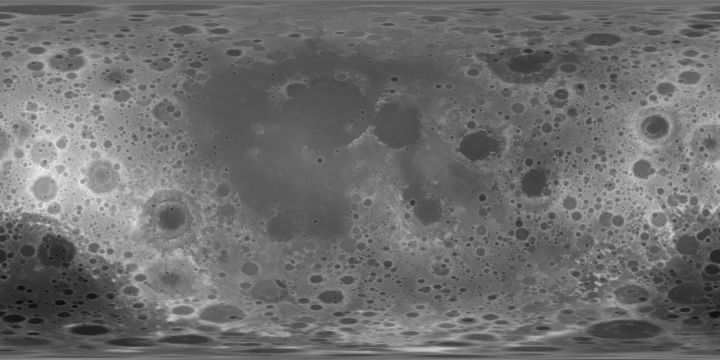
#> input picture Assets/SpaceBall/Art/LunarSurvey/Source~/ldem_4.tif, 1440 x 720 px (shown at 1/2 size)
$ python prepare_lunar_ao.py
#> lines starting #> are read from the running program, lines starting #| are printed output that depends on the picture
"""Bake a restrained terrain AO estimate from the credited NASA LOLA DEM.

Requires numpy and Pillow. No albedo is read or modified and no light direction
is used. This is a finite-radius, sampled art bake, not physical lunar lighting.
"""
from pathlib import Path
import hashlib
import json
import numpy as np
from PIL import Image


ROOT = Path(__file__).resolve().parent
SOURCE = ROOT / "Source~" / "ldem_4.tif"
RADIUS_KM = 1737.4
RELIEF = 2.0
WIDTH, HEIGHT = 720, 360
AZIMUTHS = 24
# The closest sample resolves source DEM detail; distant samples can see the
# rims of large basins. Distances are geodesic arc lengths, not map-pixel steps.
DISTANCES_KM = np.array([7.5, 15, 22.5, 30, 45, 60, 90, 120, 180, 240])
ART_STRENGTH = .55
ART_EXPONENT = .5
AO_FLOOR = .78


def sample(field, longitude, latitude):
    """Bilinear equirectangular data sampling: U Repeat, V Clamp."""
    rows, cols = field.shape
#> rows = 720; cols = 1440
    x = (longitude / (2 * np.pi) + .5) * cols - .5
    y = np.clip((.5 - latitude / np.pi) * rows - .5, 0, rows - 1)
    x0, y0 = np.floor(x).astype(np.int32), np.floor(y).astype(np.int32)
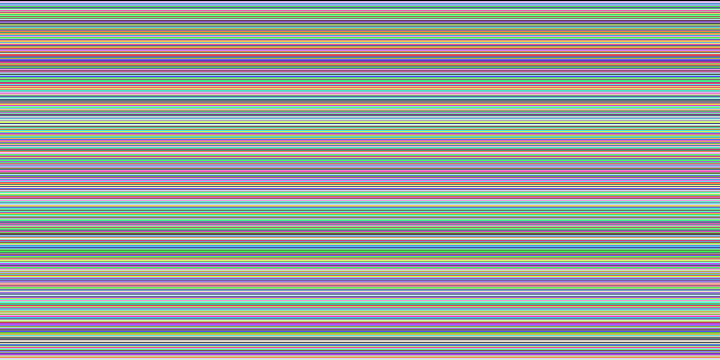
#> y0: shape (360, 720) int32; 360 distinct labels, from 0 to 718; one colour per label, 0 black
    fx, fy = x - x0, y - y0
    x0 %= cols
    x1, y1 = (x0 + 1) % cols, np.minimum(y0 + 1, rows - 1)
#> y1: shape (360, 720) int32; 360 distinct labels, from 1 to 719
    return (field[y0, x0] * (1 - fx) + field[y0, x1] * fx) * (1 - fy) + \
           (field[y1, x0] * (1 - fx) + field[y1, x1] * fx) * fy


def sky_integral(normal_tangent, normal_up, lower):
    """Cosine irradiance integral over elevation [lower, pi/2].

    For L=t*cos(b)+up*sin(b), (n dot L)*dOmega is
    (nt*cos(b)+nu*sin(b))*cos(b) db da. The local-normal horizon
    excludes directions for which n dot L is negative.
    """
    return normal_tangent * (np.pi / 4 - lower / 2 - np.sin(2 * lower) / 4) + \
           normal_up * (.5 - np.sin(lower) ** 2 / 2)


def main():
    dem = np.asarray(Image.open(SOURCE), dtype=np.float64)
    if dem.shape != (720, 1440) or not np.isfinite(dem).all() or dem.min() < -12 or dem.max() > 12:
        raise ValueError("Expected the documented 1440x720 LOLA floating-point kilometer DEM.")

    longitude, latitude = np.meshgrid((np.arange(WIDTH) + .5) * 2 * np.pi / WIDTH - np.pi,
                                     np.pi / 2 - (np.arange(HEIGHT) + .5) * np.pi / HEIGHT)
    sin_lat, cos_lat = np.sin(latitude), np.cos(latitude)
    elevation = sample(dem, longitude, latitude)
    radius = RADIUS_KM + RELIEF * elevation

    # Match the relief and angular-gradient frame used by Moon_Normal_LOLA.png.
    source_step = np.pi / dem.shape[0]
#> source_step = 0.00436
    source_lat = np.pi / 2 - (np.arange(dem.shape[0]) + .5) * source_step
    d_lon = (np.roll(dem, -1, axis=1) - np.roll(dem, 1, axis=1)) / (2 * source_step)
    d_lat = -np.gradient(dem, source_step, axis=0)
    source_radius = RADIUS_KM + RELIEF * dem
    east_slope = RELIEF * d_lon / (source_radius * np.maximum(np.cos(source_lat)[:, None], .05))
    north_slope = RELIEF * d_lat / source_radius
    pole_fade = np.clip((np.pi / 2 - np.abs(latitude)) / np.deg2rad(3), 0, 1)
    ne = -sample(east_slope, longitude, latitude) * pole_fade
    nn = -sample(north_slope, longitude, latitude) * pole_fade
    nu = np.ones_like(elevation)
    norm = np.sqrt(ne * ne + nn * nn + 1)
    ne, nn, nu = ne / norm, nn / norm, nu / norm

    visible = np.zeros_like(elevation)
    unblocked = np.zeros_like(elevation)
    maximum_horizon = np.full_like(elevation, -np.pi / 2)
    for azimuth in (np.arange(AZIMUTHS) + .5) * 2 * np.pi / AZIMUTHS:
        # Azimuth zero points east, pi/2 north. The destination follows a
        # great circle, so geographic pole crossings do not need fake wrapping.
        east, north = np.cos(azimuth), np.sin(azimuth)
        horizon = np.full_like(elevation, -np.pi / 2)
        for distance in DISTANCES_KM:
            delta = distance / RADIUS_KM
            sd, cd = np.sin(delta), np.cos(delta)
            sample_lat = np.arcsin(np.clip(sin_lat * cd + cos_lat * sd * north, -1, 1))
            sample_lon = longitude + np.arctan2(east * sd * cos_lat, cd - sin_lat * np.sin(sample_lat))
            sample_radius = RADIUS_KM + RELIEF * sample(dem, sample_lon, sample_lat)
            # Exact radial/tangential projection relative to the center's
            # spherical tangent plane. A level sphere has horizon=-delta/2,
            # rather than incorrectly occluding its own distant surface.
            angle = np.arctan2(sample_radius * cd - radius, sample_radius * sd)
            horizon = np.maximum(horizon, angle)
        maximum_horizon = np.maximum(maximum_horizon, horizon)
        nt = ne * east + nn * north
        normal_horizon = np.maximum(0, np.arctan2(-nt, nu))
        unblocked += sky_integral(nt, nu, normal_horizon)
        visible += sky_integral(nt, nu, np.maximum(normal_horizon, horizon))
#> this loop made 24 passes
#> pass 1, in sample (call 4), `x = (longitude / (2 * np.pi) + .5) * cols - .5`:
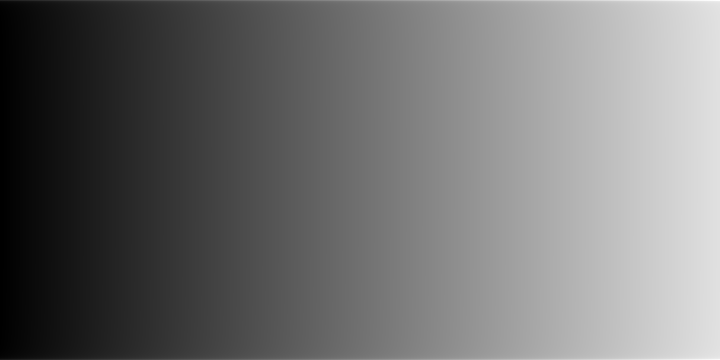
#> x: shape (360, 720) float64; min 1.48, max 1632.1, mean 723.8; drawn with min black and max white
#> pass 1, in sample (call 4), `fx, fy = x - x0, y - y0`:
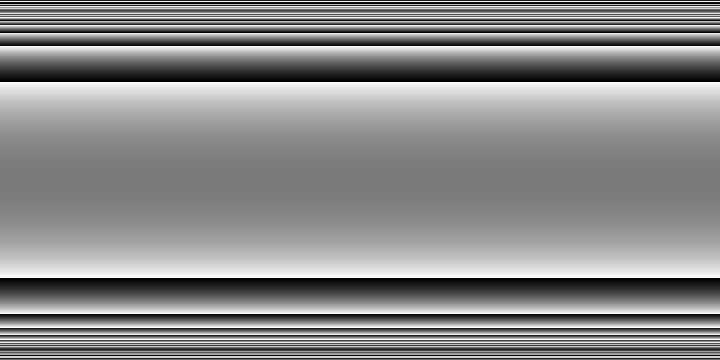
#> fx: shape (360, 720) float64; min 0.00166, max 0.998, mean 0.542
#> after the loop:
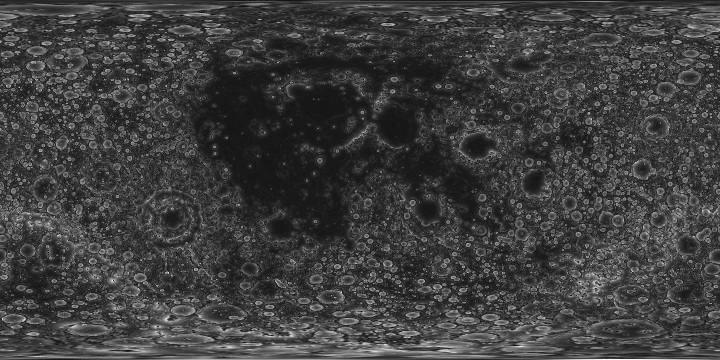
#> maximum_horizon: shape (360, 720) float64; min -0.0814, max 0.825, mean 0.143; drawn with min black and max white
#> after the loop:
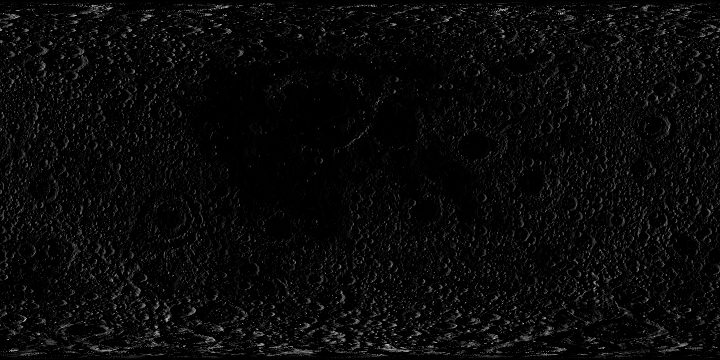
#> normal_horizon: shape (360, 720) float64; min 0, max 0.795, mean 0.0371
#> after the loop:
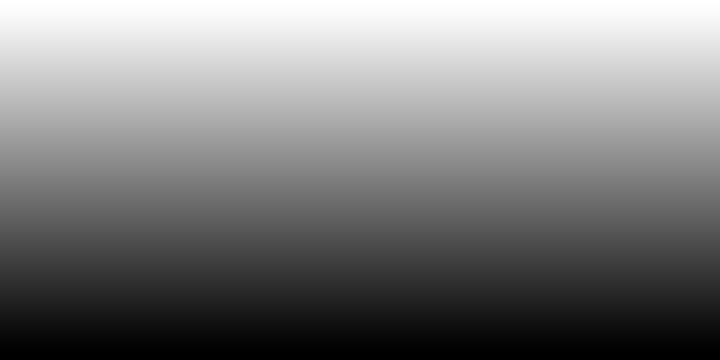
#> sample_lat: shape (360, 720) float64; min -1.43, max 1.43, mean -0.0166; drawn with min black and max white
#> after the loop:
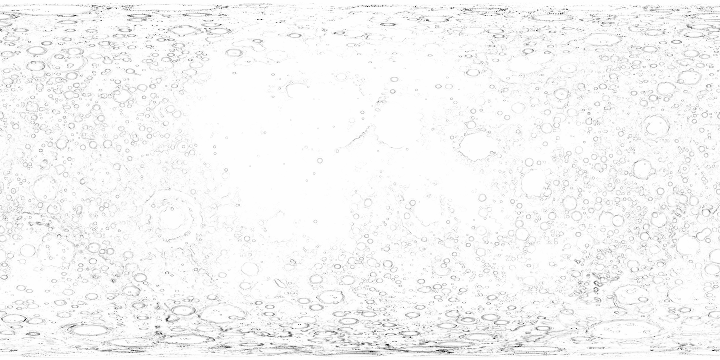
#> unblocked: shape (360, 720) float64; min 10.12, max 12, mean 11.93; drawn with min black and max white

    raw_ao = np.clip(visible / unblocked, 0, 1)
    # Expose weak basin occlusion without introducing a baked light direction.
    # This explicit artistic remap is intentionally not an irradiance claim.
    ao = np.clip(1 - ART_STRENGTH * (1 - raw_ao) ** ART_EXPONENT, AO_FLOOR, 1)
    # The spherical normal frame is singular at the poles. Match the normal
    # map's 3-degree fade and force each terminal row to a single value.
    ao = ao.mean(axis=1, keepdims=True) + pole_fade * (ao - ao.mean(axis=1, keepdims=True))
    ao[0] = ao[0].mean()
#> ao: shape (360, 720) float64; min 0.78, max 1, mean 0.972
    ao[-1] = ao[-1].mean()
#> ao: shape (360, 720) float64; min 0.78, max 1, mean 0.972
    gray = np.rint(ao * 255).astype(np.uint8)
    rgb = np.repeat(gray[:, :, None], 3, axis=2)
    output = ROOT / "Moon_AO_LOLA.png"
    Image.fromarray(rgb).save(output)

    # Independent numeric sanity checks at this asset-generation boundary.
    # A level sphere's analytic horizon is negative at every sample distance.
    sphere_horizon = np.arctan2(np.cos(DISTANCES_KM / RADIUS_KM) - 1,
                                np.sin(DISTANCES_KM / RADIUS_KM))
    assert np.isfinite(ao).all() and ao.min() >= AO_FLOOR and ao.max() <= 1 + 1e-12
    assert np.all(sphere_horizon < 0)
    assert np.array_equal(rgb[:, :, 0], rgb[:, :, 1]) and np.array_equal(rgb[:, :, 1], rgb[:, :, 2])
    assert np.ptp(gray[0]) == 0 and np.ptp(gray[-1]) == 0
    q = gray.astype(np.float64) / 255
    report = {
        "sourcePage": "https://svs.gsfc.nasa.gov/4720/",
        "sourceFile": "Source~/ldem_4.tif",
        "sourceSha256": hashlib.sha256(SOURCE.read_bytes()).hexdigest(),
        "sourceDemUnits": "kilometers relative to radius 1737.4 km",
        "sourceDemRangeKm": [float(dem.min()), float(dem.max())],
        "radiusKm": RADIUS_KM, "reliefMultiplier": RELIEF,
        "size": [WIDTH, HEIGHT], "azimuths": AZIMUTHS,
        "sampleDistancesKm": DISTANCES_KM.tolist(),
        "geodesicSamplesPerTexel": int(AZIMUTHS * len(DISTANCES_KM)),
        "method": "Finite-distance great-circle terrain horizons, exact spherical curvature projection, cosine-weighted sky visibility normalized against the local DEM normal's radial hemisphere",
        "rawAoRange": [float(raw_ao.min()), float(raw_ao.max())],
        "rawAoMean": float(raw_ao.mean()),
        "artRemap": {"formula": "AO=clamp(1-0.55*sqrt(1-rawAO),0.78,1)",
                     "poleHandling": "3-degree row-mean fade; each terminal row constant"},
        "aoRangeQuantized": [float(q.min()), float(q.max())],
        "aoPercentile01": float(np.percentile(q, 1)),
        "aoPercentile05": float(np.percentile(q, 5)),
        "aoMedian": float(np.median(q)), "aoMean": float(q.mean()),
        "fullWhiteFraction": float(np.mean(gray == 255)),
        "pixelsAtFloorFraction": float(np.mean(q <= AO_FLOOR + 1 / 255)),
        "maximumTerrainHorizonDegrees": float(np.rad2deg(maximum_horizon.max())),
        "poleRowPeakToPeakBytes": [int(np.ptp(gray[0])), int(np.ptp(gray[-1]))],
        "longitudeEdgeMeanDifferenceBytes": float(np.abs(gray[:, 0].astype(float) - gray[:, -1]).mean()),
        "equalRgbChannels": True, "usesAlbedo": False, "usesDirectionalLight": False,
        "output": {"file": output.name, "bytes": output.stat().st_size,
                   "sha256": hashlib.sha256(output.read_bytes()).hexdigest()},
        "limits": "Sampled artistic AO estimate, not physical lunar illumination or proof of native rendering. No sub-grid detail, multiple scattering, or shadows from artificial scene structures are included.",
        "import": "Default texture; sRGB=false; U Repeat; V Clamp; npotScale=None. Identical RGB permits URP-G and glTF-R occlusion sampling.",
    }
    (ROOT / "ao-preparation-report.json").write_text(json.dumps(report, indent=2) + "\n", encoding="utf-8")
    print(json.dumps(report, indent=2))
#> (printed output is left out)


if __name__ == "__main__":
    main()
